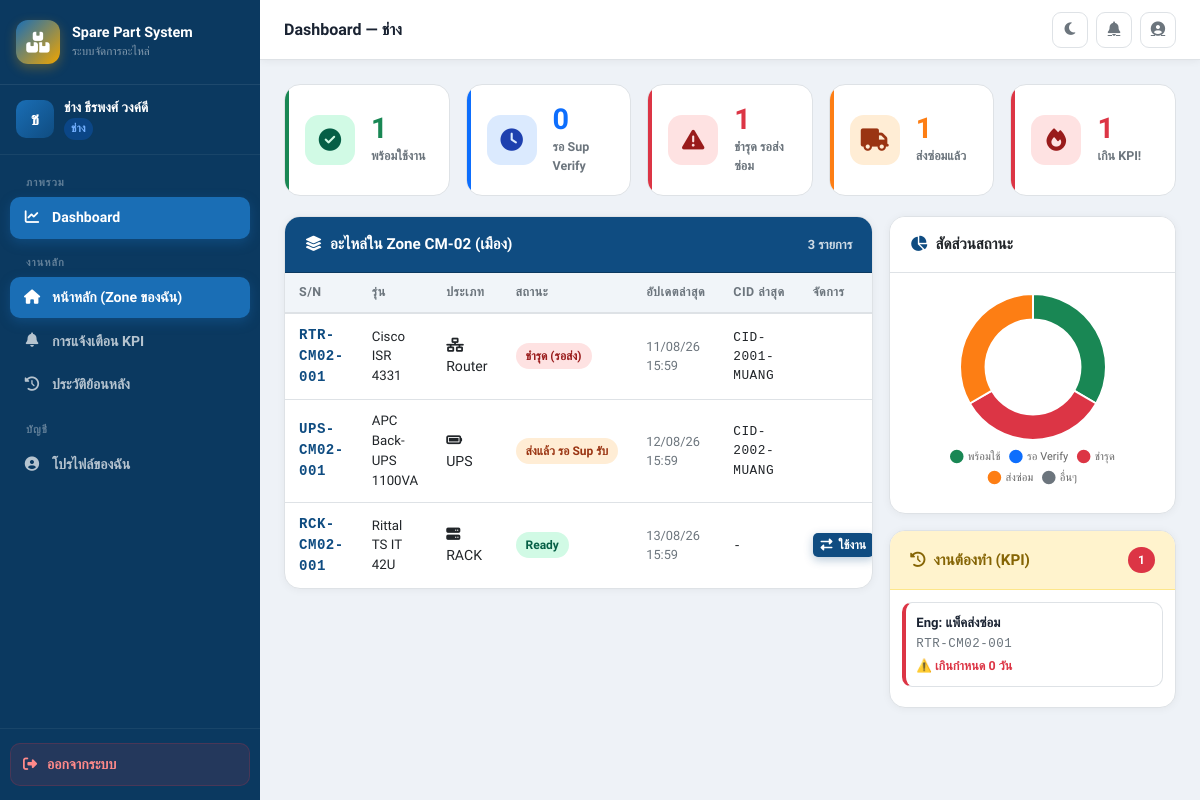
Page /pages/dashboard.php (signed in) on the committed database.
### tables this page shows
CREATE TABLE IF NOT EXISTS Spare_ICS (
    Spare_ID          INT AUTO_INCREMENT PRIMARY KEY,
    Serial_Number     VARCHAR(100) NOT NULL,
    Product_Name      VARCHAR(100) NULL,
    Type              ENUM('Router','UPS','RACK') NOT NULL DEFAULT 'Router',
    Zone_ID           INT NULL,
    Status_ID         TINYINT NOT NULL DEFAULT 1,
    Checklist_Correct TINYINT NOT NULL DEFAULT 0,
    Remark            TEXT NULL,
    Repair_Job_No     VARCHAR(50) NULL COMMENT 'เลขซ่อม Store',
    Last_Update       DATETIME NULL DEFAULT CURRENT_TIMESTAMP ON UPDATE CURRENT_TIMESTAMP,
    FOREIGN KEY (Zone_ID) REFERENCES Zones(Zone_ID) ON DELETE SET NULL
);

### pages/dashboard_eng.php (the view, shortened to what the rows shown need)
<?php
$zone_id = $current_zone_id;
$team_id = $current_team_id;
$spares  = $sys->getSpares('Eng', $zone_id, $team_id);
$ready = $wait = $broken = $sent = $inPoss = $total = 0;
foreach ($spares as $s) {
    $total++;
    switch (intval($s['Status_ID'])) {
        case 1:  $ready++;  break;
        case 4:  $broken++; break;
        case 5:  $sent++;   break;
    }
}
$status_map = [
    1=>'Ready',2=>'รอ Verify',3=>'Sup รับแล้ว',4=>'ชำรุด (รอส่ง)',
    5=>'ส่งแล้ว รอ Sup รับ',6=>'รอฉันอัปเดต',7=>'ที่ Store',
    8=>'ซ่อมเสร็จ รอส่ง',9=>'กำลังส่งคืน',10=>'รออนุมัติเบิก',
    11=>'อยู่กับฉัน',12=>'รออนุมัติคืน',
];
?>
<div class="content-wrapper">
<div class="row g-3">
    <div class="col-lg-8">
        <div class="card">
            <div class="table-responsive">
                <table class="table-custom">
                    <thead>
                        <tr>
                            <th>S/N</th>
                            <th>รุ่น</th>
                            <th>ประเภท</th>
                            <th>สถานะ</th>
                            <th>อัปเดตล่าสุด</th>
                            <th>CID ล่าสุด</th>
                            <th>จัดการ</th>
                        </tr>
                    </thead>
                    <tbody>
                        <?php if (empty($spares)): ?>
                        <tr><td colspan="6" style="text-align:center;padding:30px;color:var(--text-muted)"><i class="fa-solid fa-box-open" style="font-size:2rem;display:block;margin-bottom:8px;opacity:.4"></i>ยังไม่มีข้อมูล</td></tr>
                        <?php else: foreach ($spares as $s): $st = intval($s['Status_ID']); ?>
                        <tr>
                            <td class="font-mono fw-bold" style="color:var(--primary)"><?php echo htmlspecialchars($s['Serial_Number']??'-'); ?></td>
                            <td style="font-size:.83rem"><?php echo htmlspecialchars($s['Product_Name']??'-'); ?></td>
                            <td>
                                <?php
                                $typeIcon = ['Router'=>'fa-network-wired','UPS'=>'fa-battery-full','RACK'=>'fa-server'];
                                $t = $s['Type']??'';
                                echo '<i class="fa-solid '.($typeIcon[$t]??'fa-box').'"></i> '.$t;
                                ?>
                            </td>
                            <td>
                                <span class="badge-status st-<?php echo $st; ?>">
                                    <?php echo $status_map[$st]??'ไม่ทราบ'; ?>
                                </span>
                            </td>
                            <td style="font-size:.8rem;color:var(--text-muted)">
                                <?php echo $s['Last_Update'] ? date('d/m/y H:i', strtotime($s['Last_Update'])) : '-'; ?>
                            </td>
                            <td class="font-mono" style="font-size:.8rem"><?php echo htmlspecialchars($s['Last_CID']??'-'); ?></td>
                            <td>
                                <?php if ($st === 1): ?>
                                    <button class="btn btn-primary btn-xs" onclick="openSwapModal(<?php echo $s['Spare_ID']; ?>, '<?php echo htmlspecialchars($s['Serial_Number']); ?>')">
                                        <i class="fa-solid fa-right-left"></i> ใช้งาน
                                    </button>
                                <?php endif; ?>
                            </td>
                        </tr>
                        <?php endforeach; endif; ?>
                    </tbody>
                </table>
            </div>
        </div>
    </div>
</div>
</div>
<script>
// Pie chart
const ctx = document.getElementById('pieChart');
if (ctx) {
    new Chart(ctx, {
        type: 'doughnut',
        data: {
            labels: ['พร้อมใช้', 'รอ Verify', 'ชำรุด', 'ส่งซ่อม', 'อื่นๆ'],
            datasets: [{
                data: [<?php echo $ready; ?>, <?php echo $wait; ?>, <?php echo $broken; ?>, <?php echo $sent; ?>, <?php echo max(0,$total-$ready-$wait-$broken-$sent); ?>],
                backgroundColor: ['#198754','#0d6efd','#dc3545','#fd7e14','#6c757d'],
                borderWidth: 2, borderColor: getComputedStyle(document.documentElement).getPropertyValue('--card-bg') || '#fff',
                hoverOffset: 6,
            }]
        },
        options: {
            responsive: false, cutout: '65%',
            plugins: { legend: { position: 'bottom', labels: { font: { family: 'Sarabun', size: 11 }, padding: 10, usePointStyle: true } } }
        }
    });
}
</script>
<?php require_once '../includes/footer.php'; ?>

### rows in the picture
spare_ics: Serial_Number "RTR-CM02-001", Product_Name "Cisco ISR 4331", Type "Router", Status_ID "ชำรุด (รอส่ง)", Last_Update "11/08/26 15:59", Last_CID "CID-2001-MUANG"
spare_ics: Serial_Number "UPS-CM02-001", Product_Name "APC Back-UPS 1100VA", Type "UPS", Status_ID "ส่งแล้ว รอ Sup รับ", Last_Update "12/08/26 15:59", Last_CID "CID-2002-MUANG"
spare_ics: Serial_Number "RCK-CM02-001", Product_Name "Rittal TS IT 42U", Type "RACK", Status_ID "Ready", Last_Update "13/08/26 15:59", Last_CID "-"

### other values in the picture
$avatar_letter "ช"
$current_fullname "ช่าง ธีรพงศ์ วงค์ดี"
$role_label "ช่าง"
$ready "1"
$wait "0"
$broken "1"
$sent "1"
$kpi_count "1"
$zone_name "Zone CM-02 (เมือง)"
$total "3"
count($kpi_alerts) "1"
$a['task_type'] "Eng: แพ็คส่งซ่อม"
$a['Serial_Number'] "RTR-CM02-001"
abs($a['kpi_days_left']) "0"
chart data {{ $ready }} 1
